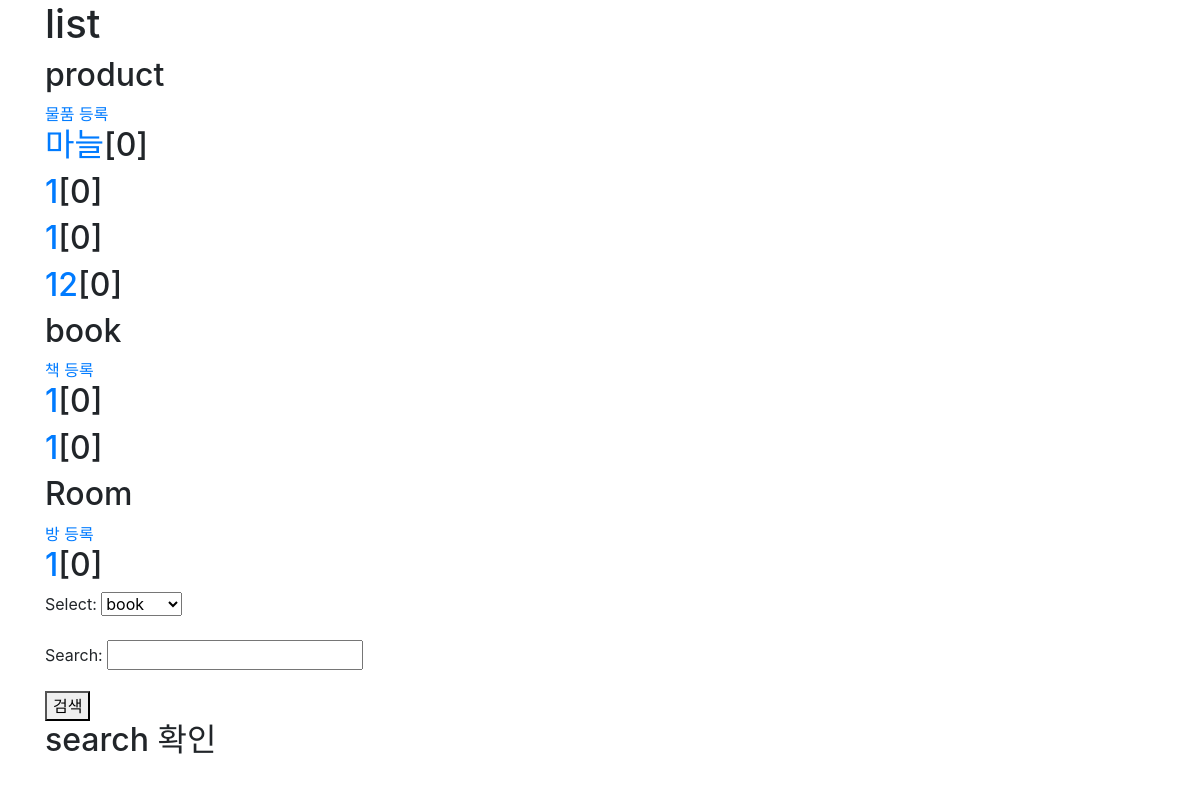
The app's page /market/, older data.
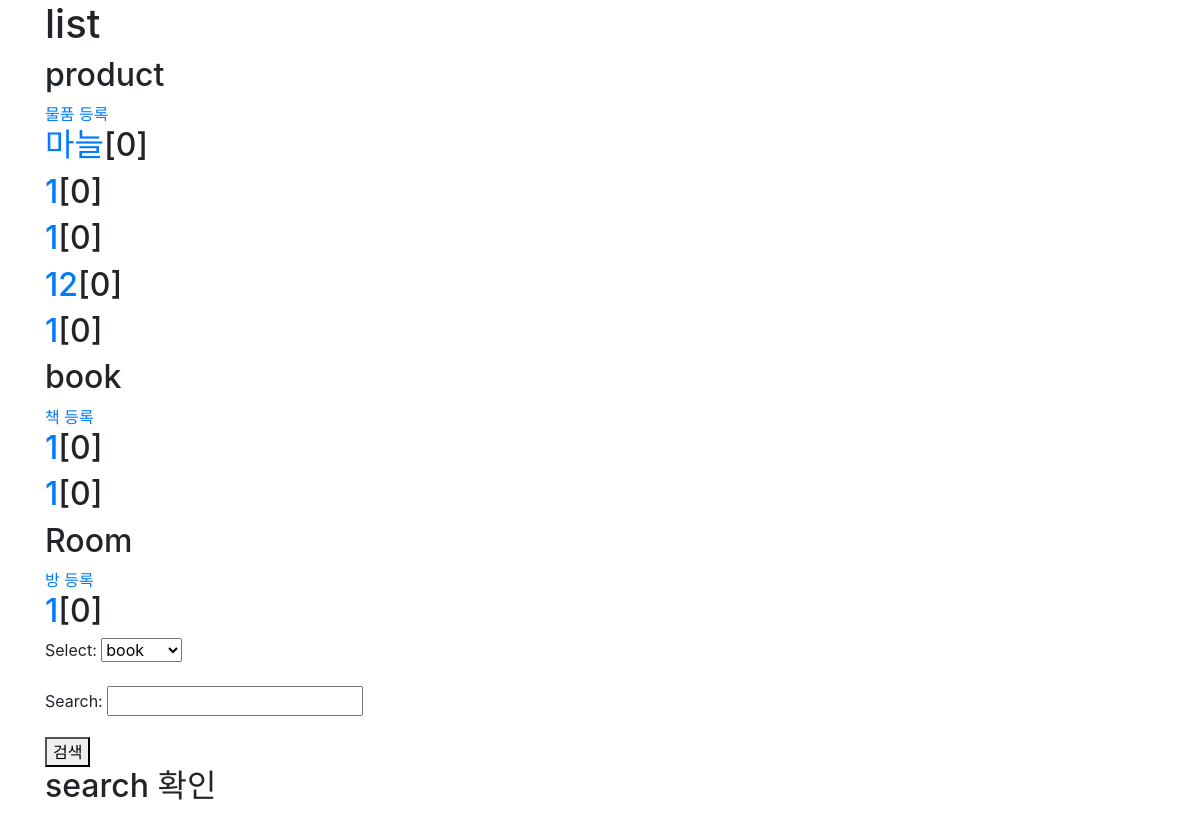
The same page, newer data.
### market/models.py (models this page shows, shortened)
class Base(models.Model):
    price = models.IntegerField()                       #가격
    image = models.FileField(null=True, blank=True)                          #메인이미지
    title = models.CharField(max_length=100)            #제목
    text = models.TextField()                           #내용
    status_content = models.CharField(max_length=100)   #물건상태
    number = models.CharField(max_length=20)            #번호
    soldout = models.BooleanField(default=False)        #판매여부
    hit = models.PositiveIntegerField(default=0)

class Product(Base):
    pass

class Base(models.Model):
    price = models.IntegerField()                       #가격
    image = models.FileField(null=True, blank=True)                          #메인이미지
    title = models.CharField(max_length=100)            #제목
    text = models.TextField()                           #내용
    status_content = models.CharField(max_length=100)   #물건상태
    number = models.CharField(max_length=20)            #번호
    soldout = models.BooleanField(default=False)        #판매여부
    hit = models.PositiveIntegerField(default=0)

class Book(Base):
    edition = models.CharField(max_length=5)
    author = models.CharField(max_length=10)

class Room(Base):
    position = models.CharField(max_length=100)

### market/views.py (the view)
# urls.py: path('', views.list, name="list"),
def list(request):
    product_all = Product.objects.all()
    book_all = Book.objects.all()
    room_all = Room.objects.all()
    form = SearchForm()
    return render(request, 'market/list.html', {'products' : product_all, 'books':book_all, 'rooms':room_all, 'form':form,})

### market/forms.py
class SearchForm(forms.Form):
    CHOICES= (
    ('1', 'book'),
    ('2', 'product'),
    ('3', 'room'),
    )
    select = forms.CharField(widget=forms.Select(choices=CHOICES))
    search = forms.CharField(max_length=200)

### market/templates/market/list.html (shortened to what this page needs)
{% extends "market/base.html" %}
{% block content %}
    <div class="container">
        <h1>list</h1>
        <h2>product</h2>
        <a href="{% url 'product_new'%}" class="top-menu">물품 등록</a>
        {% for product in products.all %}
                <h2><a href="/market/product/{{product.id}}/hit">{{product.title}}</a>[{{product.hit}}]</h2>
        {% endfor %}
        <h2>book</h2>
        <a href="{% url 'book_new'%}" class="top-menu">책 등록</a>
        {% for book in books.all %}
            <h2><a href="/market/book/{{book.id}}/hit">{{book.title}}</a>[{{book.hit}}]</h2>
        {% endfor %}
        <h2>Room</h2>
        <a href="{% url 'room_new'%}" class="top-menu">방 등록</a>
        {% for room in rooms.all %}
            <h2><a href="/market/room/{{room.id}}/hit">{{room.title}}</a>[{{room.hit}}]</h2>
        {% endfor %}
    <form action="{% url 'search' %}"method="POST" class="post-form">
        {{ form.as_p }}
        <button type="submit" class="brn brn-secondary">검색</button>
    </form>
        <h2>search 확인</h2>
    </div>
{% endblock %}

Row changes from the older to the newer data that the page shows:
added Product: title "1", hit "0"
